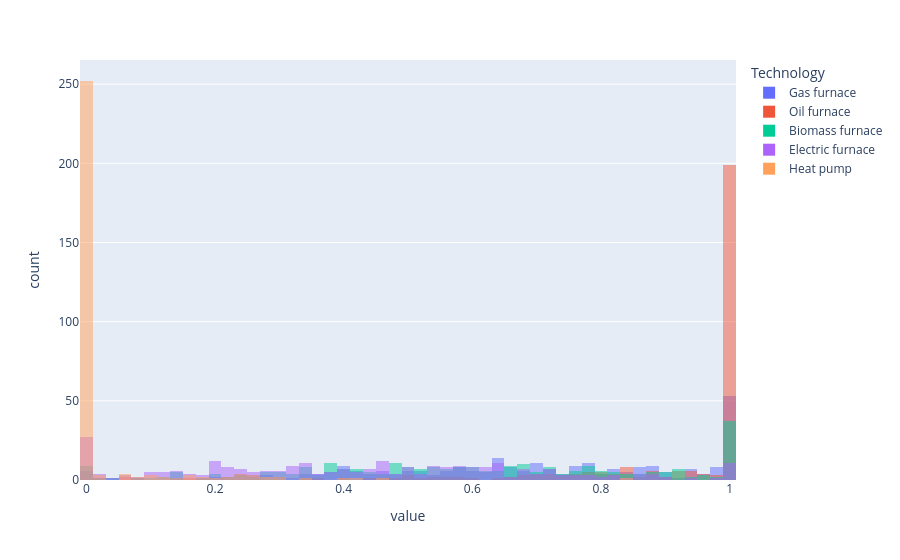

Write notebook code for a chart like this one.
### Code cell
fig = px.histogram(p_util_df_l.query("`Partial utility` == 'attitudinal' and year==2025"), x="value", color="Technology", nbins=100, template="plotly", opacity=0.5)
fig.update_layout(barmode="overlay")

### Figure 1 — Plotly figure (JSON) as saved in the notebook; plotly's stock layout.template omitted (floating-point values rounded to 4 significant figures; data arrays with more than 128 entries replaced by an {"elided": "..."} marker saying what was removed)
{"data": [{"alignmentgroup": "True", "bingroup": "x", "hovertemplate": "Technology=Gas furnace<br>value=%{x}<br>count=%{y}<extra></extra>", "legendgroup": "Gas furnace", "marker": {"color": "#636efa", "opacity": 0.5, "pattern": {"shape": ""}}, "name": "Gas furnace", "nbinsx": 100, "offsetgroup": "Gas furnace", "orientation": "v", "showlegend": true, "type": "histogram", "x": {"elided": "291 float values"}, "xaxis": "x", "yaxis": "y"}, {"alignmentgroup": "True", "bingroup": "x", "hovertemplate": "Technology=Oil furnace<br>value=%{x}<br>count=%{y}<extra></extra>", "legendgroup": "Oil furnace", "marker": {"color": "#EF553B", "opacity": 0.5, "pattern": {"shape": ""}}, "name": "Oil furnace", "nbinsx": 100, "offsetgroup": "Oil furnace", "orientation": "v", "showlegend": true, "type": "histogram", "x": {"elided": "291 float values"}, "xaxis": "x", "yaxis": "y"}, {"alignmentgroup": "True", "bingroup": "x", "hovertemplate": "Technology=Biomass furnace<br>value=%{x}<br>count=%{y}<extra></extra>", "legendgroup": "Biomass furnace", "marker": {"color": "#00cc96", "opacity": 0.5, "pattern": {"shape": ""}}, "name": "Biomass furnace", "nbinsx": 100, "offsetgroup": "Biomass furnace", "orientation": "v", "showlegend": true, "type": "histogram", "x": {"elided": "291 float values"}, "xaxis": "x", "yaxis": "y"}, {"alignmentgroup": "True", "bingroup": "x", "hovertemplate": "Technology=Electric furnace<br>value=%{x}<br>count=%{y}<extra></extra>", "legendgroup": "Electric furnace", "marker": {"color": "#ab63fa", "opacity": 0.5, "pattern": {"shape": ""}}, "name": "Electric furnace", "nbinsx": 100, "offsetgroup": "Electric furnace", "orientation": "v", "showlegend": true, "type": "histogram", "x": {"elided": "291 float values"}, "xaxis": "x", "yaxis": "y"}, {"alignmentgroup": "True", "bingroup": "x", "hovertemplate": "Technology=Heat pump<br>value=%{x}<br>count=%{y}<extra></extra>", "legendgroup": "Heat pump", "marker": {"color": "#FFA15A", "opacity": 0.5, "pattern": {"shape": ""}}, "name": "Heat pump", "nbinsx": 100, "offsetgroup": "Heat pump", "orientation": "v", "showlegend": true, "type": "histogram", "x": {"elided": "291 float values"}, "xaxis": "x", "yaxis": "y"}], "layout": {"barmode": "overlay", "legend": {"title": {"text": "Technology"}, "tracegroupgap": 0}, "margin": {"t": 60}, "xaxis": {"anchor": "y", "domain": [0, 1], "title": {"text": "value"}}, "yaxis": {"anchor": "x", "domain": [0, 1], "title": {"text": "count"}}}}
